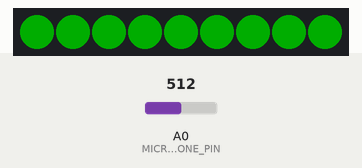
Simulated run of this sketch. Board: Arduino Uno, built with avr-gcc and run on an emulated ATmega328P. Shown: 9 RGB LEDs in strip order, left to right. Inputs (shaded band) come from the test bench; at power-on: A0 (MICROPHONE_PIN) = 512. Dim RGB values are drawn brighter than linear; random numbers use the default seed unless the sketch sets one; the audio player accepts every command and is not drawn; what the sketch prints to the serial monitor is not drawn.

Above: at 6.3 s.
At 8.7 s:
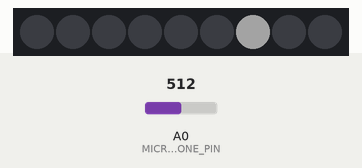
At 13.6 s:
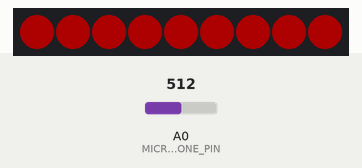
13.7 s: A0 (MICROPHONE_PIN) set to 63
15.2 s: A0 (MICROPHONE_PIN) set to 53
18.2 s: A0 (MICROPHONE_PIN) set to 265
Timing chart, 0 to 18.4 s (numbered marks = the images above; inputs shaded):
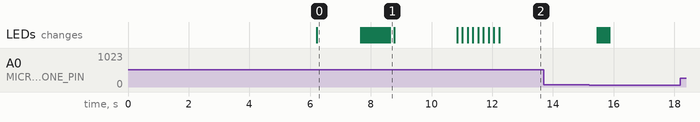

The sketch:

scream.ino
```cpp
#include <Adafruit_NeoPixel.h>
#include "DFRobotDFPlayerMini.h"
#include <SoftwareSerial.h>

// Define the microphone pin and NeoPixel settings

#define MICROPHONE_PIN A0
#define NEOPIXEL_PIN 6
#define NUM_LEDS 9
#define BRIGHTNESS 50
#define MIN_LEVEL 0
#define MAX_LEVEL 300
#define Aud_Rx_PIN 11
#define Aud_Tx_PIN 10
unsigned int backgroundNoiseLevel = 0;
unsigned int maxSoundLevel = 0;

// Create a new NeoPixel object
Adafruit_NeoPixel pixels(NUM_LEDS, NEOPIXEL_PIN, NEO_GRBW + NEO_KHZ800);

// Audio Software
SoftwareSerial UartSound(Aud_Rx_PIN, Aud_Tx_PIN);
DFRobotDFPlayerMini myDFPlayer;
const byte volMp3 = 25;

bool SetupAudio()
{
  UartSound.begin(9600);
  return myDFPlayer.begin(UartSound);
}

// Define a function to initialize the NeoPixels
void initializeNeoPixels() {
  pixels.begin();// Initialize the NeoPixel library
  pixels.setBrightness(BRIGHTNESS);
  pixels.show();   // Turn off all the pixels
}

// Define a function to flash the NeoPixels green for 2 seconds, then red for 2 seconds, then turn them off
void flashNeoPixels() {
  delay(900);
  for (int d =0; d<255; d++) {
    for (int i = 0; i < NUM_LEDS; i++) {
      pixels.setPixelColor(i, 0, d, 0);  // Green
      pixels.show();
    }
  }
  for (int d =255; d>0; d--) {
    for (int i = 0; i < NUM_LEDS; i++) {
      pixels.setPixelColor(i, 0, d, 0);  // Green
      pixels.show();
    }
  }
}

// Define a function to make the NeoPixels sparkle randomly for 3 seconds
void sparkleNeoPixels() {
  int num_sparkles = 20;  // Number of sparkles to create
  int sparkle_delay = 50; // Delay between creating each sparkle in milliseconds
  for (int i = 0; i < num_sparkles; i++) {
    int index = random(NUM_LEDS);  // Choose a random pixel to light up
    int lastindex;
    int w = random(256);            // Choose a random white value
    pixels.setPixelColor(index, 0, 0, 0, w); // Set the pixel to the random color
    pixels.setPixelColor(lastindex, 0, 0, 0, 0); // Set the pixel to the random color
    lastindex=index;
    pixels.show();
    delay(sparkle_delay);
  }

  // Turn off all the pixels after the sparkles are done
  for (int i = 0; i < NUM_LEDS; i++) {
    pixels.setPixelColor(i, 0, 0, 0);
  }
  pixels.show();
}


void setup() {
  initializeNeoPixels();  // Initialize the NeoPixels
  // Serial port
  Serial.begin(115200);
  while (!Serial);

  // Determine background noise level by taking multiple samples over 3 seconds
  for (int i = 0; i < 3000; i++) {
    backgroundNoiseLevel += analogRead(MICROPHONE_PIN);
    delay(1); // 1 ms delay between samples
  }
  backgroundNoiseLevel /= 3000; // Calculate the average background noise level
  Serial.print("Background Noise Level: ");
  Serial.println(backgroundNoiseLevel);


  Serial.println("Initialiting...");
  if (SetupAudio()) {
    Serial.println("Audio... Ok");
  }else{
    Serial.println("Audio... Error");
  }
  myDFPlayer.setTimeOut(800);   //Set serial communictaion time out 500ms
  myDFPlayer.volume(volMp3);    //Set volume value. From 0 to 30
  myDFPlayer.EQ(DFPLAYER_EQ_NORMAL);
  myDFPlayer.outputDevice(DFPLAYER_DEVICE_SD);
  myDFPlayer.disableLoop();

  myDFPlayer.play(10);
  flashNeoPixels();       // Flash the NeoPixels green, red, and then turn off
  randomSeed(analogRead(0)); // Initialize the random number generator
  sparkleNeoPixels();

  // Turn off all the pixels to start
  for (int i = 0; i < NUM_LEDS; i++) {
    pixels.setPixelColor(i, 0, 20, 0);
    pixels.show();
    delay(10);
  }
}


void loop() {
  // Read the voltage from the microphone and map it to a level from 0 to 9
  int soundLevel = analogRead(MICROPHONE_PIN);

  // Check if the sound level is above the background noise level
  if (soundLevel > backgroundNoiseLevel+50) {
    // Sound level is above background noise, sample over 1 seconds
    unsigned int currentMax = 0;
    for (int i = 0; i < 1000; i++) {
      int sample = analogRead(MICROPHONE_PIN);
      Serial.println(sample);
      if (sample > currentMax) {
        currentMax = sample;
      }
      delay(1); // 1 ms delay between samples
    }

    // Update maxSoundLevel if a new maximum is found
    if (currentMax > maxSoundLevel) {
      maxSoundLevel = currentMax;
    }

  }

  // You can add more code here for other tasks to be performed in the main loop

  // Print maxSoundLevel and averageSoundLevel periodically
  Serial.print("Max Sound Level: ");
  Serial.println(maxSoundLevel);

  int level = map(maxSoundLevel, backgroundNoiseLevel, MAX_LEVEL, 0, NUM_LEDS);
  if (level > 9) { level=9;}
  if (level >0) {
    myDFPlayer.play(level);
    Serial.println(level);
    delay(750);
    // Update the NeoPixels based on the level
    for (int i = 0; i < NUM_LEDS; i++) {
      if (i < level) {
      pixels.setPixelColor(i, 255, 0, 0); // Red
      pixels.show();
      delay(173);
      } else {
      pixels.setPixelColor(i, 0, 20, 0);   // Off
      pixels.show();
      }
    }
    // Delay for a short period to prevent constant updates
    delay(3000);
    for (int i = NUM_LEDS; i > -1; i--) {
      pixels.setPixelColor(i, 0, 20, 0);
      pixels.show();
      delay(50);
    }
  maxSoundLevel=0;
  }
}
```

Measured:
- what the display in image 0 shows lasts 1.5 s, from 6.2 s to 7.7 s
